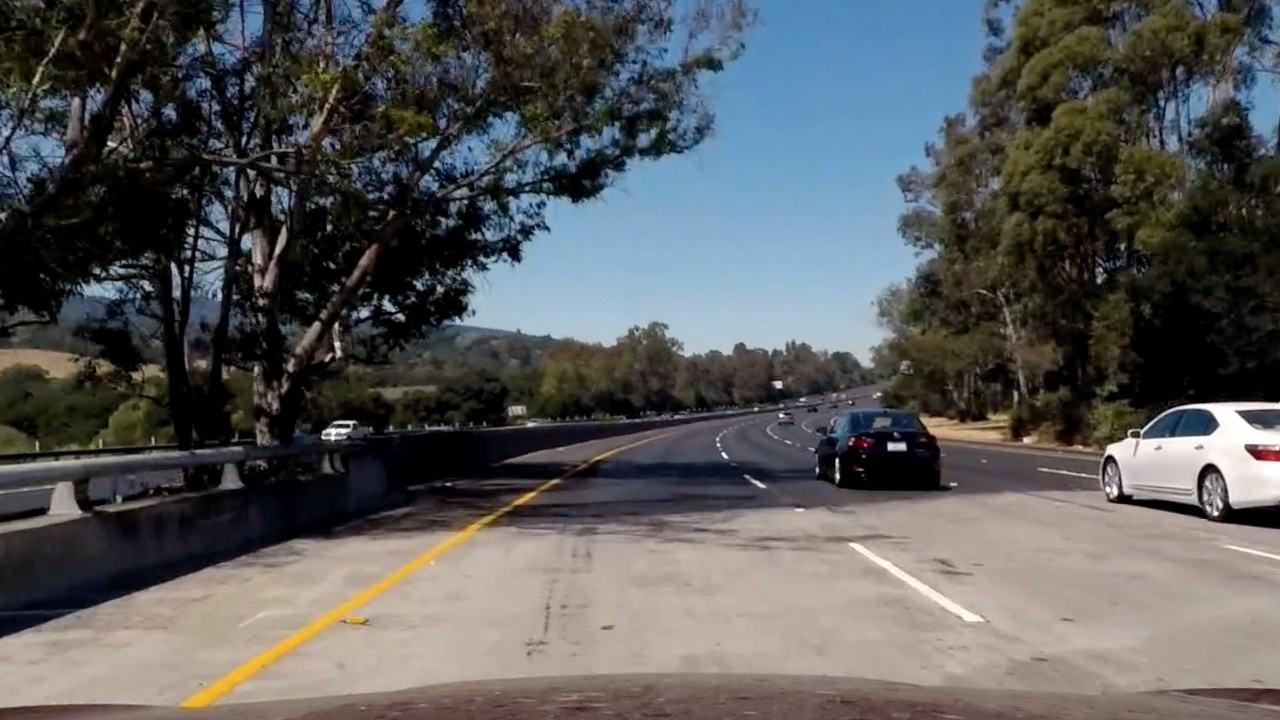
#> input picture P02_AdvancedLaneLines/input/exercise_images/bridge_shadow.jpg, 1280 x 720 px
$ python color_and_gradient.py   (older library calls are emulated)
#> lines starting #> are read from the running program, lines starting #| are printed output that depends on the picture; after the words box and inside, x2 and y2 are one past the last pixel; in counts of white or black regions, pixels touching at a corner belong together
import numpy as np
import cv2
import matplotlib.pyplot as plt
import matplotlib.image as mpimg

#image = mpimg.imread('../input/exercise_images/signs_vehicles_xygrad.png')
image = mpimg.imread('../input/exercise_images/bridge_shadow.jpg')
#> image is the input picture: shape (720, 1280, 3); mean R, G, B 89.7, 90.6, 90.8


# Edit this function to create your own pipeline.
def pipeline(img, s_thresh=(170, 255), sx_thresh=(20, 100)):
#> called with s_thresh = (170, 255), sx_thresh = (20, 100)
    img = np.copy(img)
    hls = cv2.cvtColor(img, cv2.COLOR_RGB2HLS)
#> hls: shape (720, 1280, 3); mean of channels 0, 1, 2 55.3, 90.3, 67
    l_channel = hls[:, :, 1]
    s_channel = hls[:, :, 2]
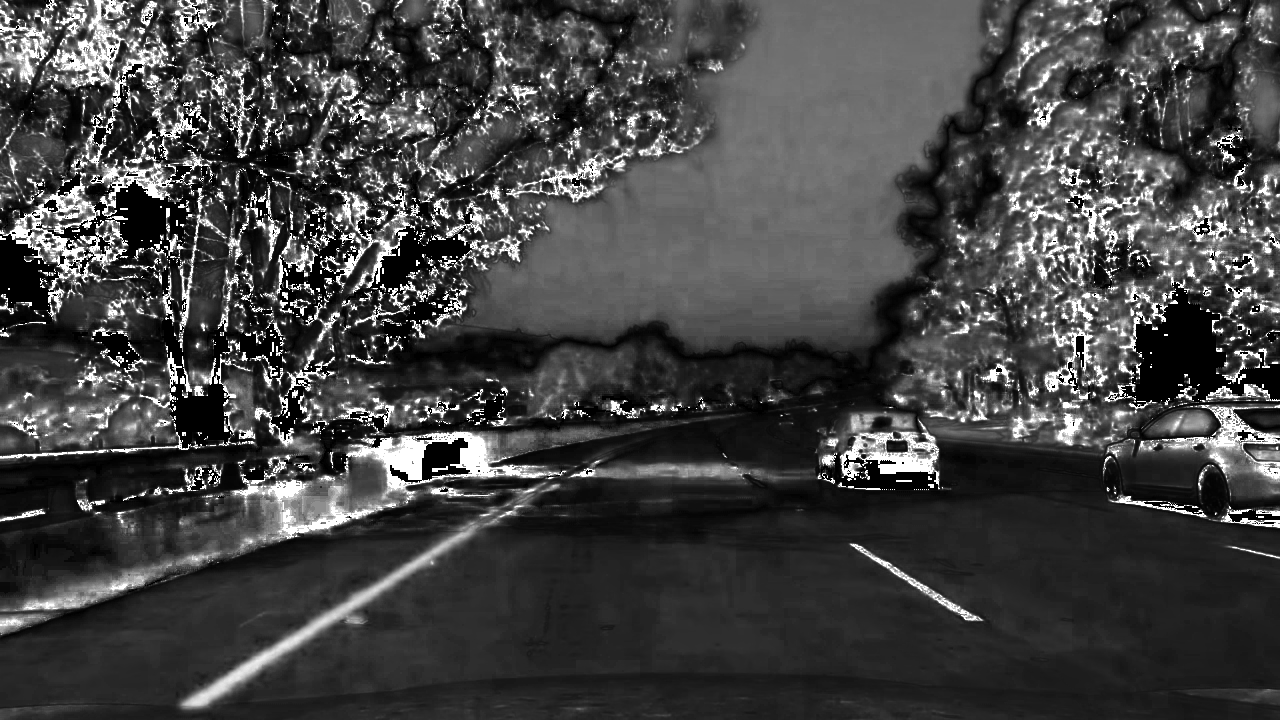
#> s_channel: shape (720, 1280); min 0, max 255, mean 67
    # Sobel x
    sobelx = cv2.Sobel(l_channel, cv2.CV_64F, 1, 0)  # Take the derivative in x
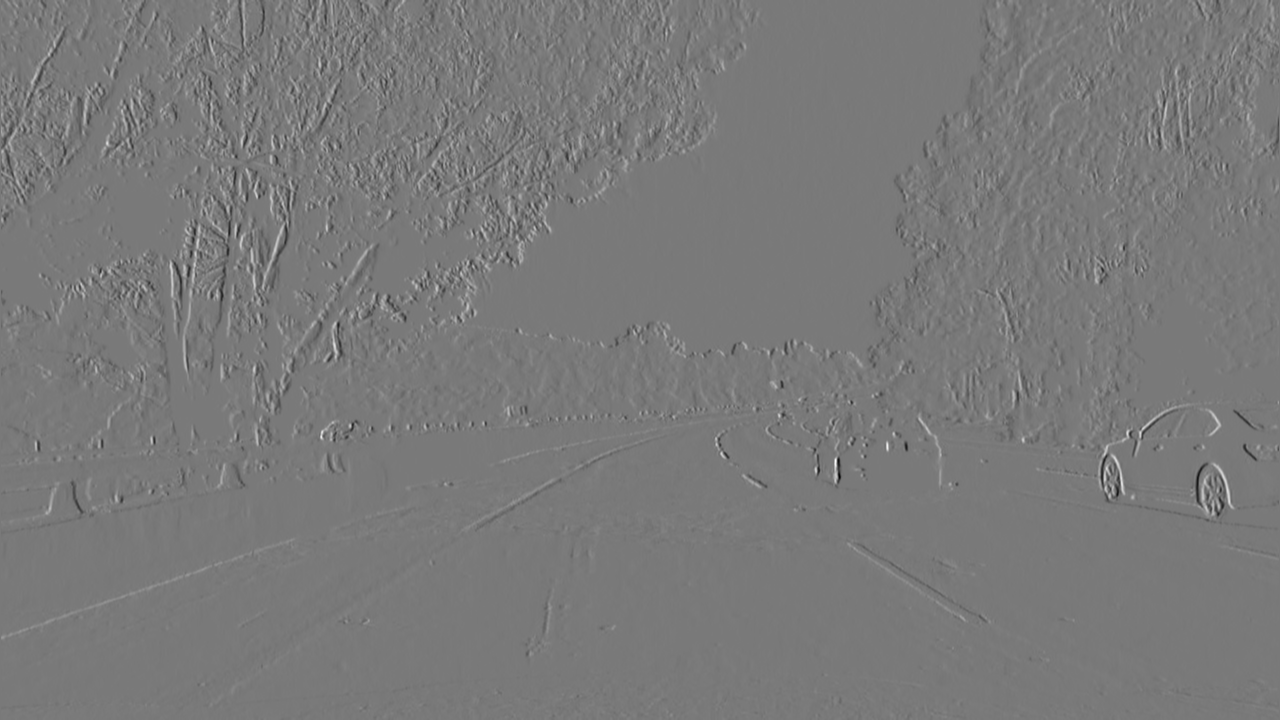
#> sobelx: shape (720, 1280) float64; min -785, max 859, mean 0.2; drawn with min black and max white
    abs_sobelx = np.absolute(sobelx)  # Absolute x derivative to accentuate lines away from horizontal
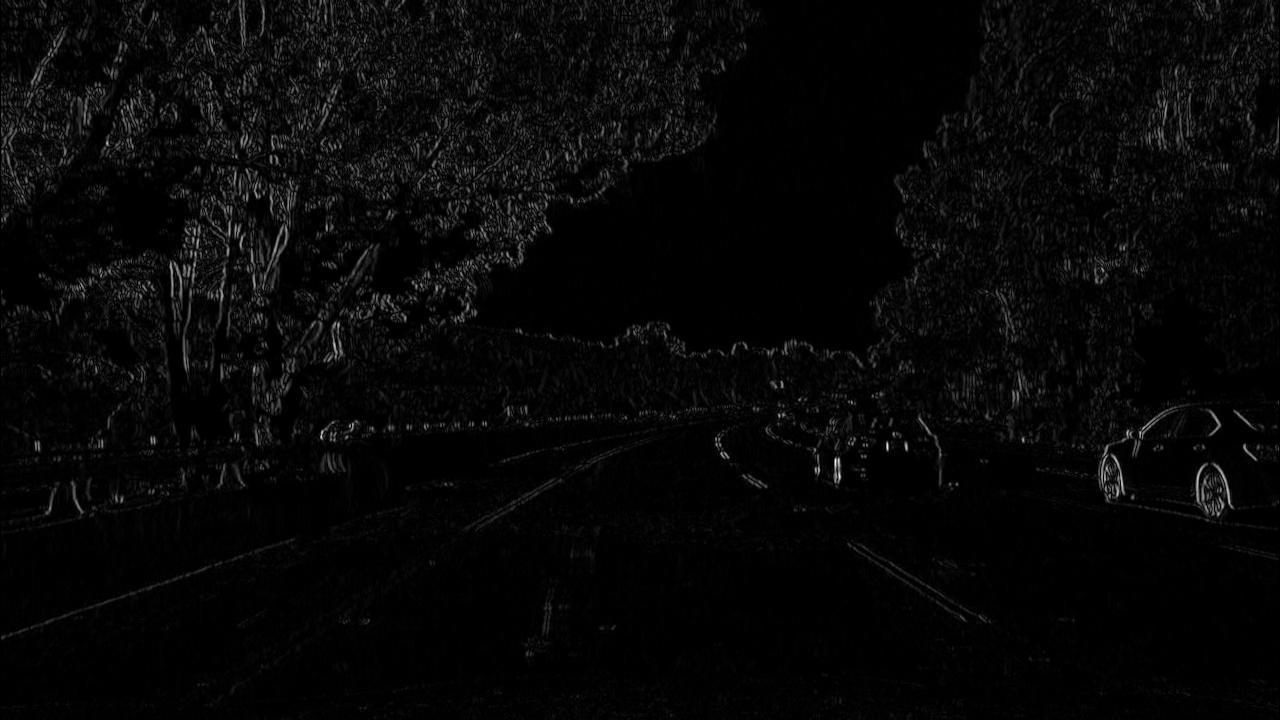
#> abs_sobelx: shape (720, 1280) float64; min 0, max 859, mean 25.8; drawn with min black and max white
    scaled_sobel = np.uint8(255 * abs_sobelx / np.max(abs_sobelx))

    # Threshold x gradient
    sxbinary = np.zeros_like(scaled_sobel)
    sxbinary[(scaled_sobel >= sx_thresh[0]) & (scaled_sobel <= sx_thresh[1])] = 1

    # Threshold color channel
    s_binary = np.zeros_like(s_channel)
    s_binary[(s_channel >= s_thresh[0]) & (s_channel <= s_thresh[1])] = 1
    # Stack each channel
    #color_binary = np.dstack((np.zeros_like(sxbinary), sxbinary, s_binary)) * 255
    color_binary = np.logical_or(sxbinary, s_binary) * 255
    return color_binary


result = pipeline(image)
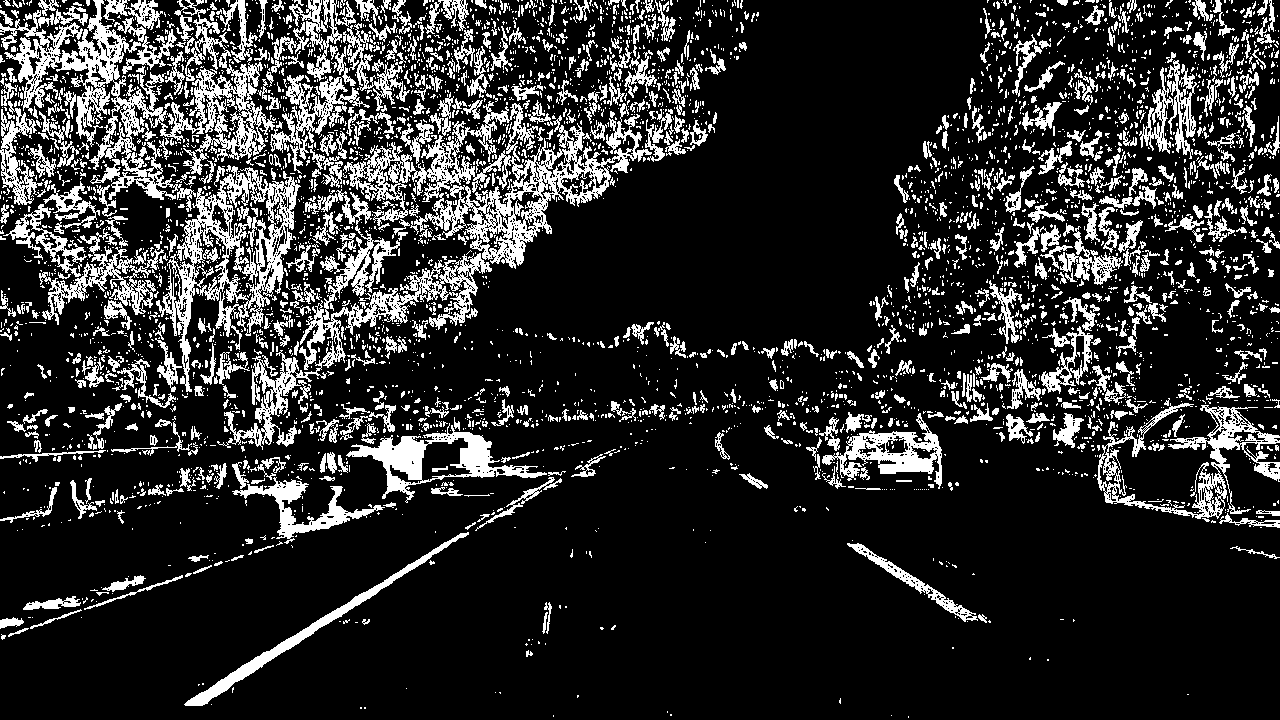
#> result: shape (720, 1280) int64; 17.7% white; 4582 white regions (3721 under 20 px), largest, box (x1, y1, x2, y2) and area: (0, 0, 275, 212) 14826, (343, 101, 652, 269) 13225, (217, 189, 492, 450) 9334

# Plot the result
f, (ax1, ax2) = plt.subplots(1, 2, figsize=(16, 6))
f.tight_layout()

ax1.imshow(image)
ax1.set_title('Original Image')

ax2.imshow(result, cmap='gray')
ax2.set_title('Pipeline Result')
plt.subplots_adjust(left=0., right=1, top=0.9, bottom=0.)
plt.show()

$ run again, with P02_AdvancedLaneLines/input/exercise_images/signs_vehicles_xygrad.png saved as P02_AdvancedLaneLines/input/exercise_images/bridge_shadow.jpg
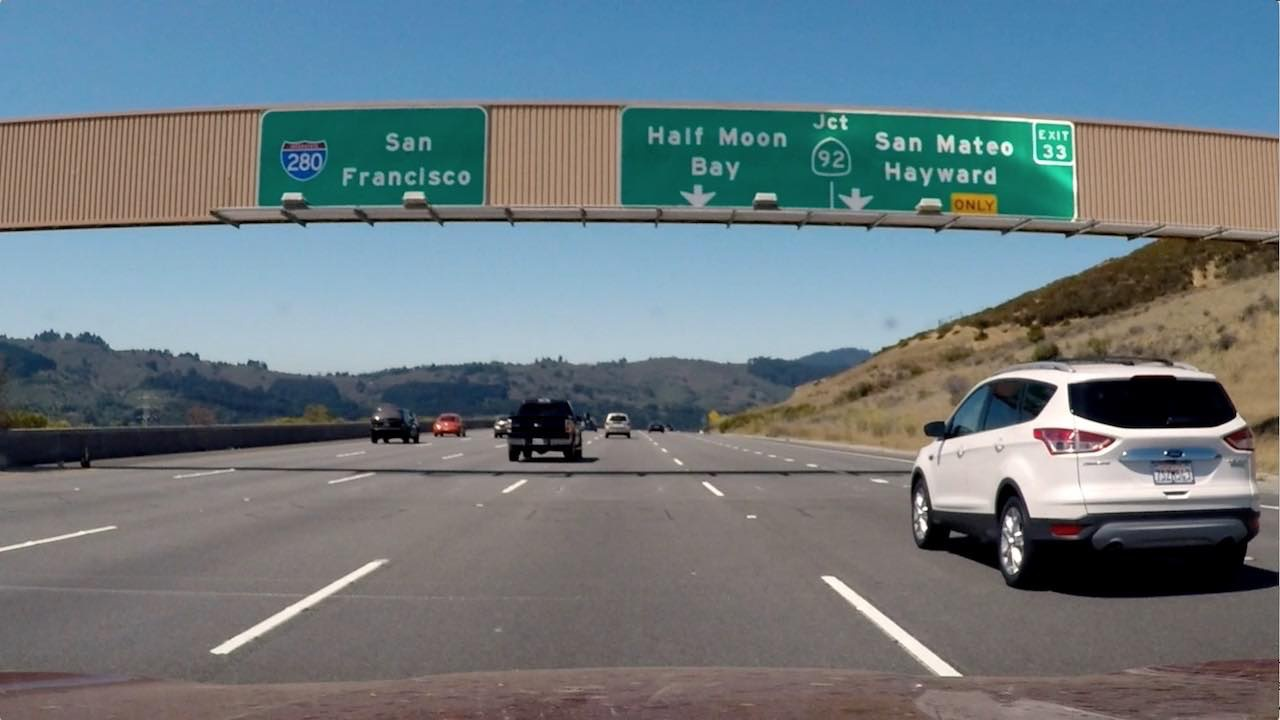
#> input picture P02_AdvancedLaneLines/input/exercise_images/signs_vehicles_xygrad.png, 1280 x 720 px
#> image is the input picture: shape (720, 1280, 3); mean R, G, B 109.2, 121.6, 127.4
#> hls: shape (720, 1280, 3); mean of channels 0, 1, 2 60.6, 118.8, 64.4
#> in pipeline, `sobelx = cv2.Sobel(l_channel, cv2.CV_64F, 1, 0)`:
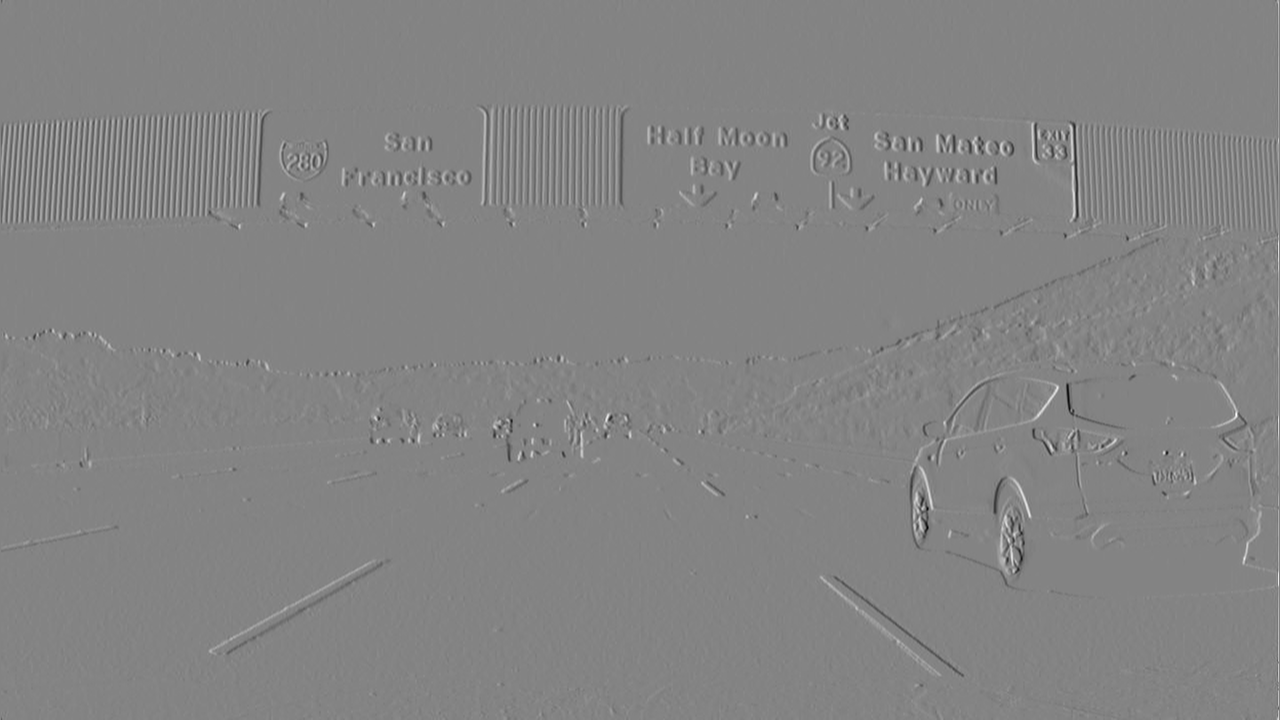
#> sobelx: shape (720, 1280) float64; min -809, max 756, mean 0.1; drawn with min black and max white
#> `result = pipeline(image)`:
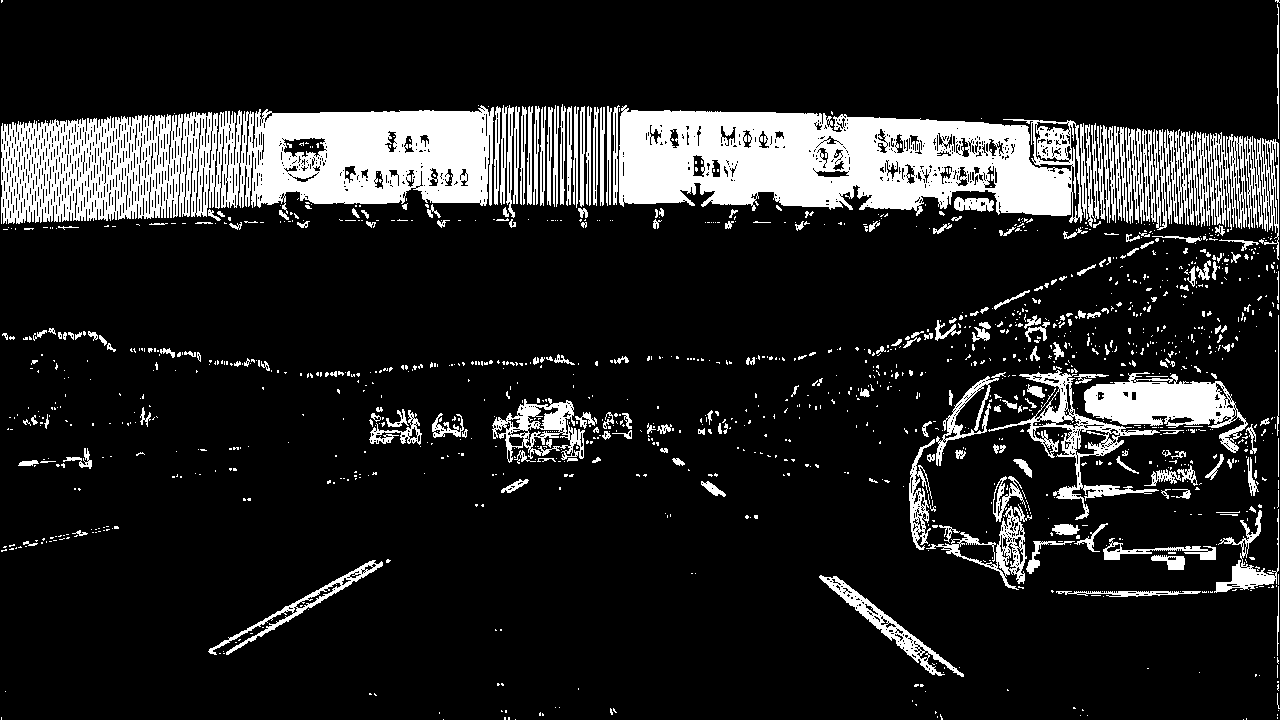
#> result: shape (720, 1280) int64; 14.5% white; 1353 white regions (1106 under 20 px), largest, box (x1, y1, x2, y2) and area: (1, 105, 494, 224) 39015, (619, 105, 1083, 223) 35779, (1084, 372, 1248, 453) 5970

$ run again, with P02_AdvancedLaneLines/input/exercise_images/test_image2.png saved as P02_AdvancedLaneLines/input/exercise_images/bridge_shadow.jpg
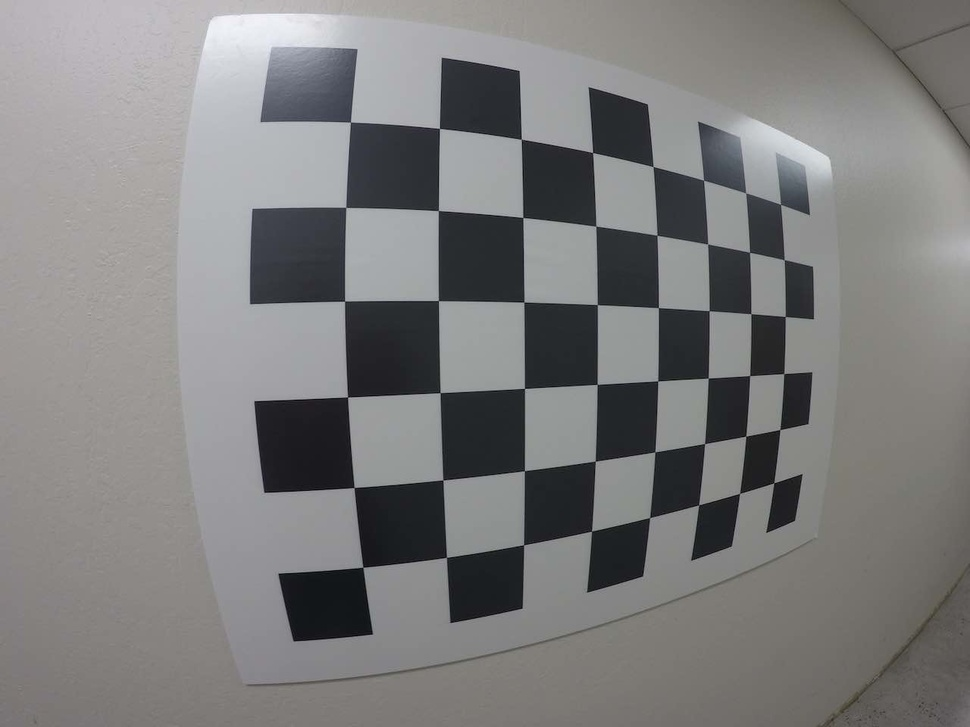
#> input picture P02_AdvancedLaneLines/input/exercise_images/test_image2.png, 970 x 727 px, shrunk from 1280 x 960 before the run
#> image is the input picture: shape (727, 970, 3); mean R, G, B 125.3, 125, 125
#> hls: shape (727, 970, 3); mean of channels 0, 1, 2 66.3, 125.3, 10.3
#> in pipeline, `sobelx = cv2.Sobel(l_channel, cv2.CV_64F, 1, 0)`:
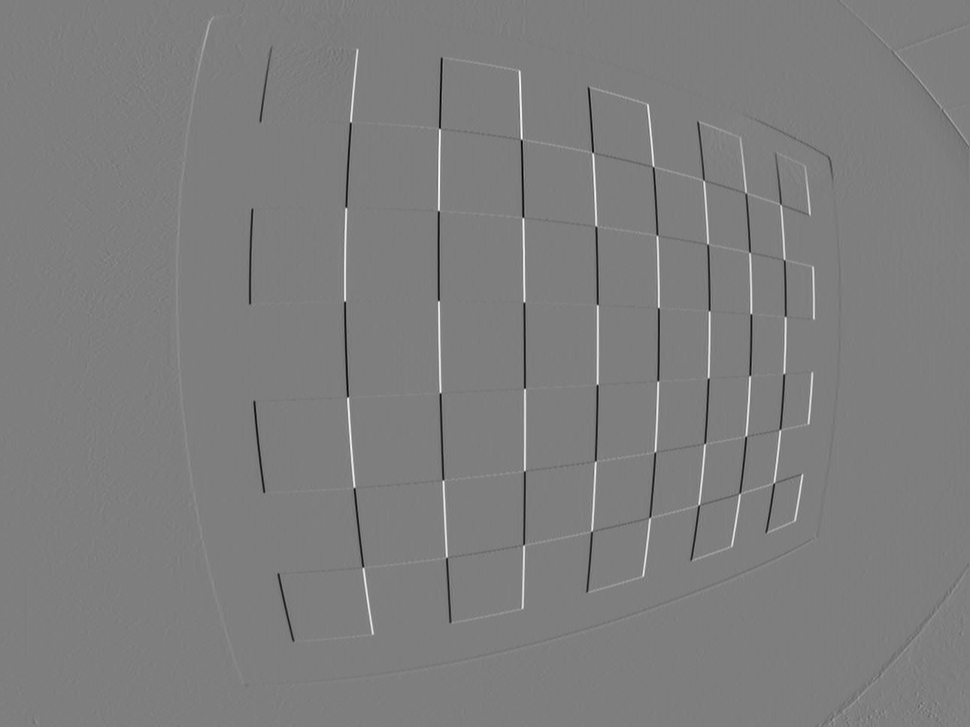
#> sobelx: shape (727, 970) float64; min -586, max 594, mean -0.3; drawn with min black and max white
#> `result = pipeline(image)`:
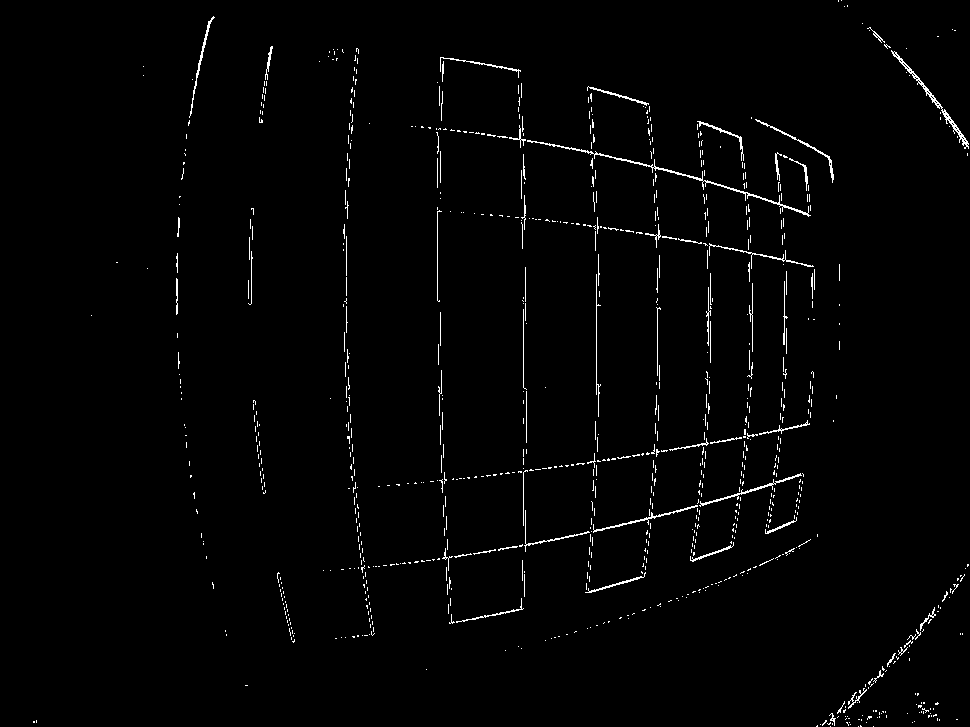
#> result: shape (727, 970) int64; 1.6% white in thin lines or dots
